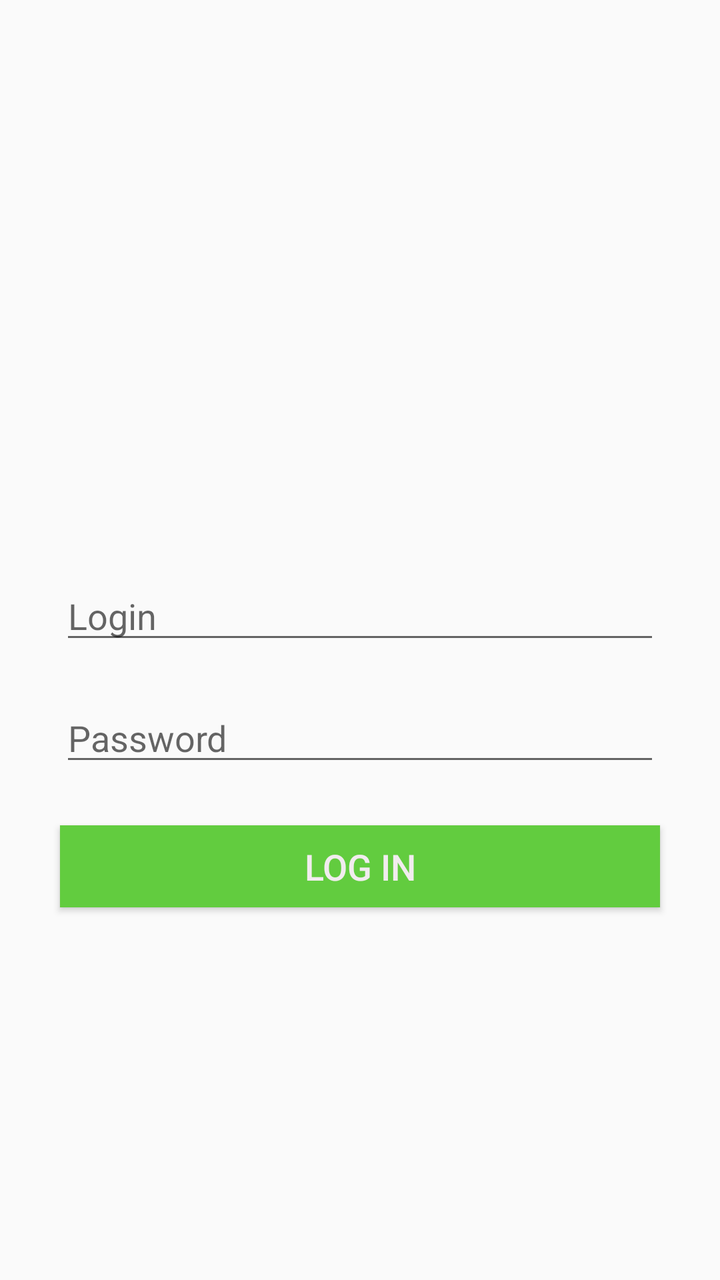
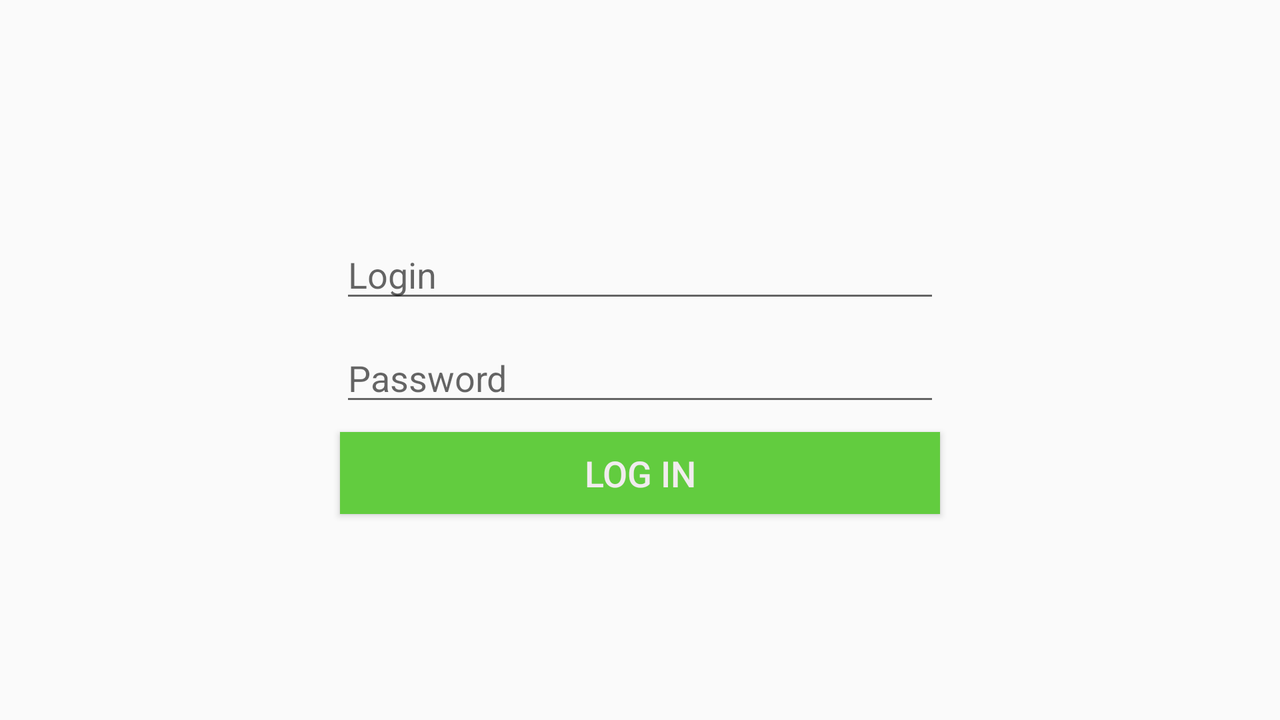

Compare how this app lays out the same screen by default and in its alternative resource folder. The renders come first, then the two layout files and the values they reference.
<!-- AndroidManifest.xml: application theme AppTheme -->
<!-- res/layout/fragment_login.xml -->
<android.support.constraint.ConstraintLayout
    xmlns:android="http://schemas.android.com/apk/res/android"
    xmlns:app="http://schemas.android.com/apk/res-auto"
    xmlns:tools="http://schemas.android.com/tools"
    android:id="@+id/fragment_login"
    android:layout_width="match_parent"
    android:layout_height="match_parent"
    >


    <Button
        android:id="@+id/btnSignIn"
        style="@style/TextView"
        android:layout_width="300dp"
        android:layout_height="41dp"
        android:layout_marginBottom="156dp"
        android:layout_marginEnd="8dp"
        android:layout_marginStart="8dp"
        android:layout_marginTop="8dp"
        android:background="@color/colorPrimary"
        android:onClick="onSignIn"
        android:text="@string/log_in"
        app:layout_constraintBottom_toBottomOf="parent"
        app:layout_constraintEnd_toEndOf="parent"
        app:layout_constraintStart_toStartOf="parent"
        app:layout_constraintTop_toBottomOf="@+id/loginPassword"
        app:layout_constraintVertical_bias="0.355"/>


        <EditText
            android:id="@+id/editLogin"
            android:layout_width="300dp"
            android:layout_height="wrap_content"
            android:layout_marginBottom="8dp"
            android:layout_marginEnd="8dp"
            android:layout_marginStart="8dp"
            android:layout_marginTop="8dp"
            android:ems="10"
            android:hint="@string/login_hint"
            android:inputType="textPersonName"
            app:layout_constraintBottom_toTopOf="@+id/loginPassword"
            app:layout_constraintEnd_toEndOf="parent"
            app:layout_constraintStart_toStartOf="parent"
            app:layout_constraintTop_toTopOf="parent"
            app:layout_constraintVertical_bias="0.96"/>




        <EditText
            android:id="@+id/loginPassword"
            android:layout_width="300dp"
            android:layout_height="wrap_content"
            android:layout_marginBottom="252dp"
            android:layout_marginEnd="8dp"
            android:layout_marginStart="8dp"
            android:layout_marginTop="8dp"
            android:ems="10"
            android:hint="@string/hint_password"
            android:inputType="textPassword"
            app:layout_constraintBottom_toBottomOf="parent"
            app:layout_constraintEnd_toEndOf="parent"
            app:layout_constraintStart_toStartOf="parent"/>


</android.support.constraint.ConstraintLayout>
<!-- resources referenced by this layout -->
<resources>
  <color name="colorPrimary">#62cc3f</color>
  <string name="hint_password">Password</string>
  <string name="log_in">Log in</string>
  <string name="login_hint">Login</string>
  <style name="TextView">
  
      <item name="android:textSize">18dp</item>
      <item name="android:textColor">@color/colorAccent</item>
      <item name="android:textStyle">normal</item>
  
  </style>
  <style name="AppTheme" parent="Theme.AppCompat.Light.DarkActionBar">
          
          <item name="colorPrimary">@color/colorPrimary</item>
          <item name="colorPrimaryDark">@color/colorPrimaryDark</item>
          <item name="colorAccent">@color/colorAccent</item>
      </style>
  <color name="colorAccent">#f1ecee</color>
  <color name="colorPrimaryDark">#62cc3f</color>
</resources>
<!-- res/layout-land/fragment_login.xml (the author's variant of the layout above) -->
<!-- drawn on the phone turned sideways -->
<android.support.constraint.ConstraintLayout
    xmlns:android="http://schemas.android.com/apk/res/android"
    xmlns:app="http://schemas.android.com/apk/res-auto"
    xmlns:tools="http://schemas.android.com/tools"
    android:id="@+id/fragment_login"
    android:layout_width="match_parent"
    android:layout_height="match_parent"
  >


    <EditText
        android:id="@+id/editLogin"
        android:layout_width="300dp"
        android:layout_height="wrap_content"
        android:layout_marginBottom="8dp"
        android:layout_marginEnd="8dp"
        android:layout_marginStart="8dp"
        android:layout_marginTop="8dp"
        android:ems="10"
        android:hint="@string/login_hint"
        android:inputType="textPersonName"
        app:layout_constraintBottom_toTopOf="@+id/loginPassword"
        app:layout_constraintEnd_toEndOf="parent"
        app:layout_constraintStart_toStartOf="parent"
        app:layout_constraintTop_toTopOf="parent"
        app:layout_constraintVertical_bias="0.98"/>

    <EditText
        android:id="@+id/loginPassword"
        android:layout_width="300dp"
        android:layout_height="wrap_content"
        android:layout_marginBottom="152dp"
        android:layout_marginEnd="8dp"
        android:layout_marginStart="8dp"
        android:ems="10"
        android:hint="@string/hint_password"
        android:inputType="textPassword"
        app:layout_constraintBottom_toBottomOf="parent"
        app:layout_constraintEnd_toEndOf="parent"
        app:layout_constraintStart_toStartOf="parent"/>

    <Button
        android:id="@+id/btnSignIn"
        style="@style/TextView"
        android:layout_width="300dp"
        android:layout_height="41dp"
        android:layout_marginBottom="8dp"
        android:layout_marginEnd="8dp"
        android:layout_marginStart="8dp"
        android:layout_marginTop="8dp"
        android:background="@color/colorPrimary"
        android:text="@string/log_in"
        app:layout_constraintBottom_toBottomOf="parent"
        app:layout_constraintEnd_toEndOf="parent"
        app:layout_constraintStart_toStartOf="parent"
        app:layout_constraintTop_toBottomOf="@+id/loginPassword"
        app:layout_constraintVertical_bias="0.0"/>
</android.support.constraint.ConstraintLayout>
